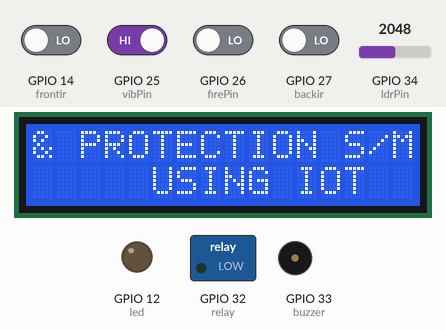
Recording of a sketch running on a simulated ESP32. Shown: 16×2 character LCD, switched loads named in the sketch (green lamp = pin HIGH), output pins drawn as LEDs (lit = HIGH), buzzer (waves = sounding, pin HIGH). The test bench sets the inputs (shaded band); at power-on: GPIO 25 (vibPin) HIGH, GPIO 14 (frontir), GPIO 26 (firePin), GPIO 27 (backir) LOW, GPIO 34 (ldrPin) = 2048. WiFi joins after 1.5 s; servers stay silent unless stated; uploads are accepted with an empty reply; what the sketch prints to the serial monitor is not drawn.

Above: at 2.1 s.
At 6.6 s:
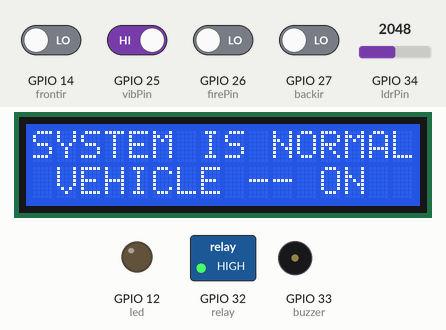
6.7 s: GPIO 14 (frontir) driven HIGH
At 10.2 s:
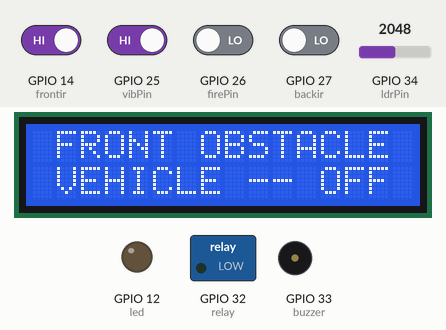
10.8 s: GPIO 25 (vibPin) driven LOW
At 14.1 s:
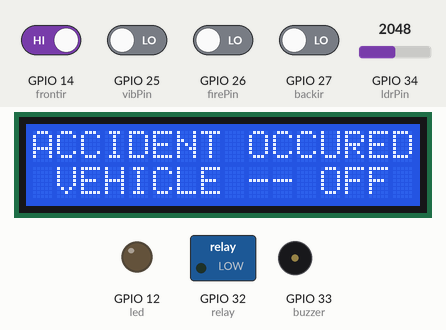
15.1 s: GPIO 34 (ldrPin) set to 2967
19.5 s: GPIO 34 (ldrPin) set to 3060
21.6 s: GPIO 26 (firePin) driven HIGH
At 25.5 s:
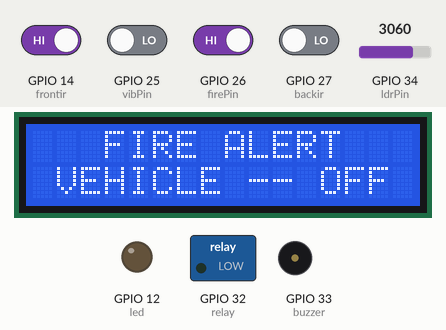
25.9 s: GPIO 25 (vibPin) driven HIGH
At 29.6 s:
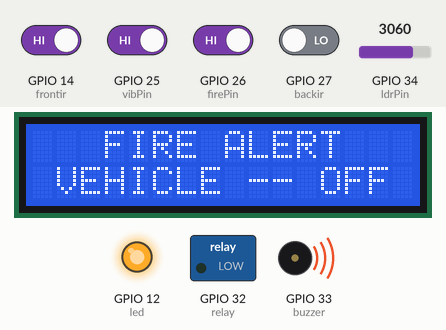
Timing chart, 0 to 31.6 s (numbered marks = the images above; inputs shaded):
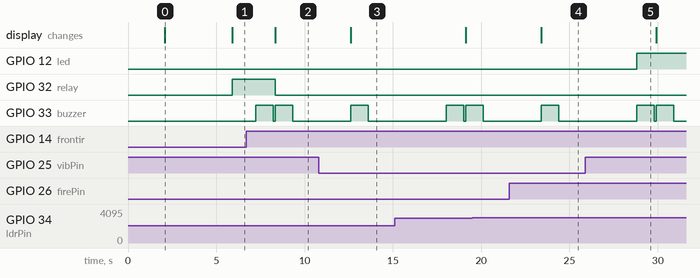

The sketch:

intelligent_vehicle_security_system.ino
```cpp
#include <WiFi.h>
#include <HTTPClient.h>
#include <LiquidCrystal.h>
#include <String.h>


LiquidCrystal lcd (15,2,4,16,17,5);

#define ldrPin 34
#define frontir 14
#define backir 27
#define firePin 26
#define led 12
#define buzzer 33
#define vibPin 25
#define relay 32

// WiFi parameters to be configured
const char* ssid = "project12"; // Hoofdlettergevoelig
const char* password = "project123"; // Hoofdlettergevoelig

String q = "http://projectsiot.xyz/IoTProjects/VehicleSecurity/uploadstatus.php?a=";
String iot = "\0";


//iot = q + l + "&b=" + fir + "&c=" + bir + "&d=" + f + "&e=" + accident;

char fir = 'N';
char bir = 'N';
char f = 'N';
char accident = 'N';

String A ;
String B ;
String msg ;
char l = '1';
int ldr = 0;

int freq = 5000;
int ledChannel = 0;
int resolution = 8;
int dutyCycle = 0;

void beep ()
{
  digitalWrite(buzzer,HIGH);
  delay(1000);
  digitalWrite(buzzer,LOW);
  delay(100);
}

void setup(void) {
  Serial.begin(9600);
  Serial.print("Bezig met verbinden");
 WiFi.begin(ssid, password); // Connect to WiFi
 lcd.begin(16,2);

lcd.clear();
lcd.setCursor(0,0);
        lcd.print("  INTELLIGENT   ");
        lcd.setCursor( 2,1);
         lcd.print("VEHICLE SECURITY");
         delay(2000);

lcd.clear();
lcd.setCursor(0,0);
        lcd.print("& PROTECTION S/M");
        lcd.setCursor( 2,1);
         lcd.print("   USING IOT    ");
         delay(2000);

          pinMode(ldrPin,INPUT);
          pinMode(frontir,INPUT);
          pinMode(backir,INPUT);
          pinMode(firePin,INPUT);
          pinMode(vibPin,INPUT);
          pinMode(relay,OUTPUT);
          pinMode(buzzer,OUTPUT);


            // configure LED PWM functionalitites
  ledcSetup(ledChannel, freq, resolution);

  // attach the channel to the GPIO to be controlled
  ledcAttachPin(led, ledChannel);

  // while wifi not connected yet, print '.'
  // then after it connected, get out of the loop
  while (WiFi.status() != WL_CONNECTED) {
     delay(500);
     Serial.print(".");
  }

  // Verbonden.
  Serial.println("OK!");

  // Access Point (SSID).
  Serial.print("SSID: ");
  Serial.println(WiFi.SSID());

  // IP adres.
  Serial.print("IP: ");
  Serial.println(WiFi.localIP());

  // Signaalsterkte.
  long rssi = WiFi.RSSI();
  Serial.print("Signaal sterkte (RSSI): ");
  Serial.print(rssi);
  Serial.println(" dBm");
  Serial.println("");


  Serial.print("A = "); Serial.println(A);
if(WiFi.status()== WL_CONNECTED){ //Check WiFi connection status

    HTTPClient http; //Declare an object of class HTTPClient
   // http.begin("http://sms.scubedigi.com/api.php?username=Mydreamacd&password=Mydre@m123&to=9133457675&from=MYDREM&message=RJANED;LKSDF"); //Specify request destination

  http.begin("http://projectsiot.xyz/IoTProjects/VehicleSecurity/uploadstatus.php?a=U&b=N&c=N&d=N&e=N");

int httpCode = http.GET(); //Send the request
    if (httpCode > 0) { //Check the returning code
      String payload = http.getString(); //Get the request response payload
      Serial.println(payload); //Print the response payload
    }
    http.end(); //Close connection

delay(500);
}

Serial.println("sending welcome message............");

 if(WiFi.status()== WL_CONNECTED){ //Check WiFi connection status

    HTTPClient http; //Declare an object of class HTTPClient
   http.begin("http://sms.scubedigi.com/api.php?username=Mydreamacd&password=Mydre@m123&to=9133457675&from=MYDREM&message=WELCOME%20TO%20PROJECT"); //Specify request destination

  //http.begin("http://projectsiot.xyz/IoTProjects/PrepaidCardPetrol/petrolcard.php?a=U&b=0&c=0");

int httpCode = http.GET(); //Send the request
    if (httpCode > 0) { //Check the returning code
      String payload = http.getString(); //Get the request response payload
      Serial.println(payload); //Print the response payload
    }
    http.end(); //Close connection

delay(500);
}

}

void loop() {

ldr = analogRead(ldrPin);
Serial.println(ldr);
delay(400);

if(ldr > 3000)
{
  Serial.println(F("light on"));
  l = '2';
 ledcWrite(ledChannel, 255);
}
/*
else if ((ldr > 1000)&&(ldr < 2000))
{
 ledcWrite(ledChannel, 125);
}
*/
else if (ldr < 3000)
{

  Serial.println(F("light off"));
  l = '1';
 ledcWrite(ledChannel, 0);

}
if(digitalRead(frontir) == 1)
{
  beep ();
  Serial.println(F("front obstacle alert"));
  fir = 'Y';
  lcd.clear();
  lcd.setCursor(0,0);
  lcd.print(" FRONT OBSTACLE ");
  lcd.setCursor(0,1);
  lcd.print(" VEHICLE -- OFF ");
  digitalWrite(relay,LOW);

    beep ();

iot = q + l + "&b=" + fir + "&c=" + bir + "&d=" + f + "&e=" + accident;

send2server ();
   msg = "http://sms.scubedigi.com/api.php?username=Mydreamacd&password=Mydre@m123&to=9133457675&from=MYDREM&message=";
msg += "VEHICLE%20FORNT%20OBSTACLE%20DETECTED%0AAT%0A17.550686%2C78.1655632";
  sendmsg ();
  delay(2000);

}
else
{
  fir = 'N';
}
if(digitalRead(backir) == 1)
{
  beep ();
  Serial.println(F("back obstacle alert"));
  bir = 'Y';
  lcd.clear();
  lcd.setCursor(0,0);
  lcd.print(" BACK OBSTACLE  ");
  lcd.setCursor(0,1);
  lcd.print(" VEHICLE -- OFF ");
  digitalWrite(relay,LOW);
      beep ();

iot = q + l + "&b=" + fir + "&c=" + bir + "&d=" + f + "&e=" + accident;

send2server ();
     msg = "http://sms.scubedigi.com/api.php?username=Mydreamacd&password=Mydre@m123&to=9133457675&from=MYDREM&message=";
msg += "VEHICLE%20BACK%20OBSTACLE%20DETECTED%0AAT%0A17.550686%2C78.1655632";
  sendmsg ();
  delay(2000);

}
else
{
  bir = 'N';
}

if(digitalRead(firePin) == 1)
{

  Serial.println(F("fire alert"));
  f = 'Y';
  lcd.clear();
  lcd.setCursor(0,0);
  lcd.print("   FIRE ALERT   ");
  lcd.setCursor(0,1);
  lcd.print(" VEHICLE -- OFF ");
  digitalWrite(relay,LOW);

  beep ();

iot = q + l + "&b=" + fir + "&c=" + bir + "&d=" + f + "&e=" + accident;

send2server ();


    msg = "http://sms.scubedigi.com/api.php?username=Mydreamacd&password=Mydre@m123&to=9133457675&from=MYDREM&message=";
msg += "VEHICLE%20FIRE%20OBSTACLE%20DETECTED%0AAT%0A17.550686%2C78.1655632";
  sendmsg ();
  delay(2000);
}
else
{
  f = 'N';
}
if(digitalRead(vibPin) == 0)
{

  Serial.println(F("ACCIDENT alert"));
  accident = 'Y';
  lcd.clear();
  lcd.setCursor(0,0);
  lcd.print("ACCIDENT OCCURED");
  lcd.setCursor(0,1);
  lcd.print(" VEHICLE -- OFF ");
  digitalWrite(relay,LOW);

    beep ();

iot = q + l + "&b=" + fir + "&c=" + bir + "&d=" + f + "&e=" + accident;

send2server ();


    msg = "http://sms.scubedigi.com/api.php?username=Mydreamacd&password=Mydre@m123&to=9133457675&from=MYDREM&message=";
msg += "VEHICLE%20ACCIDENT%20DETECTED%0AAT%0A17.550686%2C78.1655632";
 sendmsg ();
 delay(2000);
}
else
{
  accident = 'N';
}
if ((digitalRead(frontir) == 0)&&(digitalRead(backir)==0)&&(digitalRead(firePin)==0)&&(digitalRead(vibPin)==1))
{
  lcd.clear();
  lcd.setCursor(0,0);
  lcd.print("SYSTEM IS NORMAL ");
  lcd.setCursor(0,1);
  lcd.print(" VEHICLE -- ON  ");
  digitalWrite(relay,HIGH);
  delay(200);
}
iot = q + l + "&b=" + fir + "&c=" + bir + "&d=" + f + "&e=" + accident;

send2server ();

}// LOOP

void send2server ()
{
   Serial.println(iot);
if(WiFi.status()== WL_CONNECTED){ //Check WiFi connection status

    HTTPClient http; //Declare an object of class HTTPClient

   http.begin(iot);

int httpCode = http.GET(); //Send the request
    if (httpCode > 0) { //Check the returning code
      String payload = http.getString(); //Get the request response payload
      Serial.println(payload); //Print the response payload
    }
    http.end(); //Close connection

delay(500);
}
}
void sendmsg ()
{
  Serial.println("sending message-----------");

 Serial.print("msg = "); Serial.println(msg);
if(WiFi.status()== WL_CONNECTED){ //Check WiFi connection status

    HTTPClient http; //Declare an object of class HTTPClient

  http.begin(msg);

int httpCode = http.GET(); //Send the request
    if (httpCode > 0) { //Check the returning code
      String payload = http.getString(); //Get the request response payload
      Serial.println(payload); //Print the response payload
    }
    http.end(); //Close connection

delay(100);
}

}
```

Measured:
- after the input at 6.7 s, GPIO 32 (relay): HIGH → LOW after 1.6 s; GPIO 33 (buzzer): alternates HIGH for 1.0 s and LOW for 0.11 s, starting after 0.53 s; the display: changes after 1.6 s (image 2)
- after the input at 10.8 s, the display: changes after 1.8 s (image 3)
- after the input at 21.6 s, the display: changes after 1.8 s (image 4)
- after the input at 25.9 s, GPIO 12 (led): LOW → HIGH after 2.9 s
- what the display in image 0 shows lasts 3.8 s, from 2.1 s to 5.9 s
